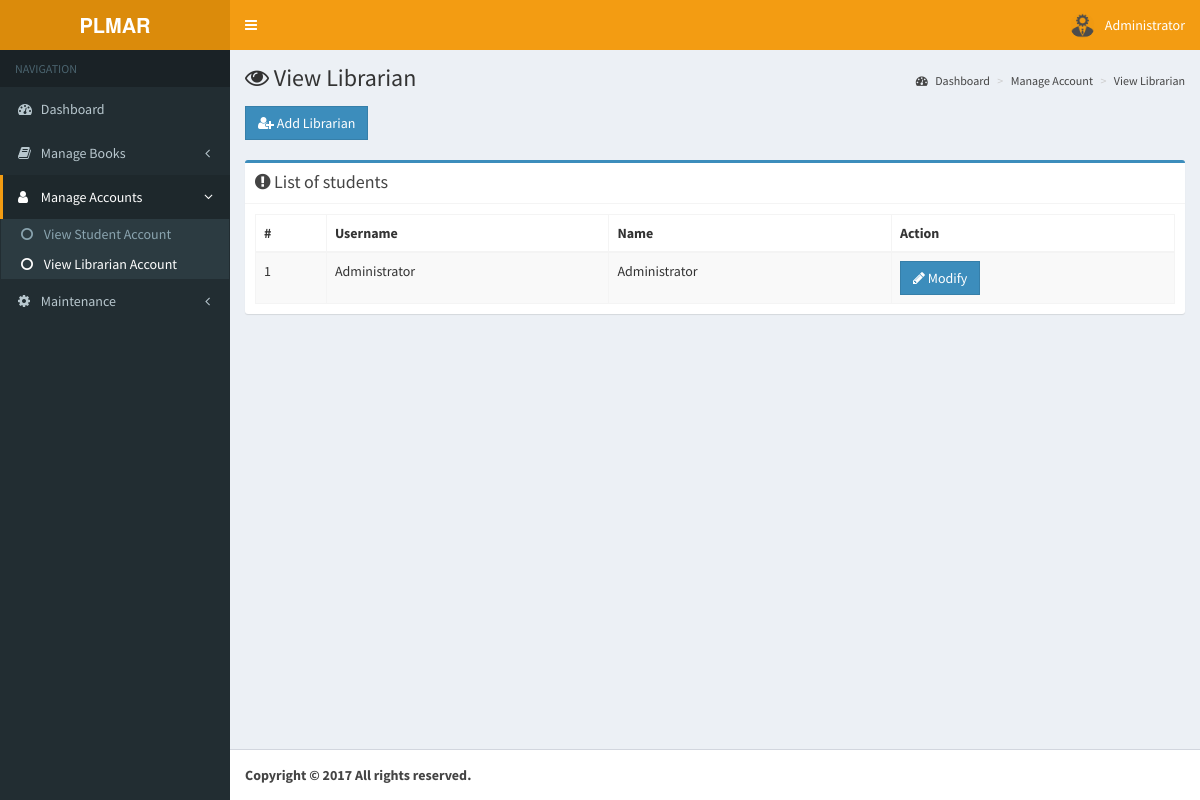
Screenshot of /pages/admin/view-librarian-account.php (signed in) with the database file from the repository.
### tables this page shows
CREATE TABLE `pl_account_tbl` (
  `id` int(11) NOT NULL,
  `image` varchar(255) NOT NULL,
  `student_id` varchar(255) NOT NULL,
  `name` varchar(255) NOT NULL,
  `email` varchar(255) NOT NULL,
  `gender` varchar(255) NOT NULL,
  `branch` varchar(255) NOT NULL,
  `year` varchar(255) NOT NULL,
  `section` varchar(255) NOT NULL,
  `username` varchar(255) NOT NULL,
  `password` varchar(255) NOT NULL,
  `role` varchar(255) NOT NULL,
  `date` timestamp NOT NULL DEFAULT CURRENT_TIMESTAMP ON UPDATE CURRENT_TIMESTAMP
);

### pages/admin/view-librarian-account.php (the view, shortened to what this page needs)
<?php
include '../../functions/functions.php';
$query = $db->query("SELECT * FROM pl_account_tbl WHERE id = ".$_SESSION['admin']);
$row = $query->fetch_object();
$name = $row->name;
$image = $row->image;
?>
<!DOCTYPE html>
<html>
<head>
  <link rel="stylesheet" href="../../bootstrap/css/bootstrap.min.css">
  <link rel="stylesheet" href="https://cdnjs.cloudflare.com/ajax/libs/font-awesome/4.5.0/css/font-awesome.min.css">
  <link rel="stylesheet" href="https://cdnjs.cloudflare.com/ajax/libs/ionicons/2.0.1/css/ionicons.min.css">
  <link rel="stylesheet" href="../../dist/css/AdminLTE.min.css">
  <link rel="stylesheet" href="../../plugins/select2/select2.min.css">
  <link rel="stylesheet" href="../../dist/css/skins/skin-yellow.min.css">
  <link rel="stylesheet" type="text/css" href="../../dist/sweetalert/dist/sweetalert.css">
  <link rel="stylesheet" type="text/css" href="../../dist/sweetalert/themes/twitter/twitter.css">
  <link href="../../plugins/datatables.net-bs/css/dataTables.bootstrap.min.css" rel="stylesheet">
  <link href="../../plugins/datatables.net-buttons-bs/css/buttons.bootstrap.min.css" rel="stylesheet">
  <link href="../../plugins/datatables.net-fixedheader-bs/css/fixedHeader.bootstrap.min.css" rel="stylesheet">
  <link href="../../plugins/datatables.net-responsive-bs/css/responsive.bootstrap.min.css" rel="stylesheet">
  <link href="../../plugins/datatables.net-scroller-bs/css/scroller.bootstrap.min.css" rel="stylesheet">
</head>
<body class="hold-transition skin-yellow sidebar-mini">
<div class="wrapper">
  <header class="main-header">
    <a class="logo">
      <span class="logo-lg"><b>PLMAR</b></span>
    </a>
    <nav class="navbar navbar-static-top" role="navigation">
      <a href="#" class="sidebar-toggle" data-toggle="offcanvas" role="button">
      </a>
      <div class="navbar-custom-menu">
        <ul class="nav navbar-nav">
          <li class="dropdown user user-menu">
            <a href="#" class="dropdown-toggle" data-toggle="dropdown">
              <img src="../../<?php echo $image?>" class="user-image" alt="User Image">
              <span class="hidden-xs"><?php echo$name?></span>
            </a>
          </li>
        </ul>
      </div>
    </nav>
  </header>
  <aside class="main-sidebar">
    <section class="sidebar">
      <ul class="sidebar-menu">
        <li class="header">NAVIGATION</li>
        <li ><a href="dashboard.php"><i class="fa fa-dashboard"></i> <span>Dashboard</span></a></li>
        <li class="treeview">
          <a href="#">
            <i class="fa fa-book"></i> <span> Manage Books</span>
            <span class="pull-right-container">
              <i class="fa fa-angle-left pull-right"></i>
            </span>
          </a>
        </li>
        <li class="treeview active">
          <a href="#">
            <i class="fa fa-user"></i> <span> Manage Accounts</span>
            <span class="pull-right-container">
              <i class="fa fa-angle-left pull-right"></i>
            </span>
          </a>
          <ul class="treeview-menu">
            <li><a href="view-students-account.php"><i class="fa fa-circle-o"></i> View Student Account</a></li>
            <li class="active"><a href="view-librarian-account.php"><i class="fa fa-circle-o"></i> View Librarian Account</a></li>
          </ul>
        </li>
        <li class="treeview">
          <a href="#">
            <i class="fa fa-gear"></i> <span> Maintenance</span>
            <span class="pull-right-container">
              <i class="fa fa-angle-left pull-right"></i>
            </span>
          </a>
        </li>
      </ul>
    </section>
  </aside>
  <div class="content-wrapper">
    <section class="content-header">
      <h1><i class="fa fa-eye"></i> View Librarian</h1>
      <ol class="breadcrumb">
        <li><a href="#"><i class="fa fa-dashboard"></i> Dashboard</a></li>
        <li><a href="#">Manage Account</a></li>
        <li class="active"><a href="#">View Librarian</a></li>
      </ol>
    </section>
    <section class="content">
    <div class="row">
      <div class="col-md-12 col-xs-12">
        <a href="add-librarian.php" class="btn btn-primary flat"><i class="fa fa-user-plus"></i> Add Librarian</a>
      </div>
    </div>
    <br>
    <div class="row">
        <div class="col-md-12 col-xs-12">
          <div class="box box-primary">
            <div class="box-header with-border">
              <h3 class="box-title"><i class="fa fa-exclamation-circle"></i> List of students</h3>
            </div>
              <div class="box-body">
                <table id="datatable-responsive" class="table table-striped table-bordered dt-responsive nowrap" cellspacing="0" width="100%">
                      <thead>
                        <tr>
                          <th>#</th>
                          <th>Username</th>
                          <th>Name</th>
                          <th>Action</th>
                        </tr>
                      </thead>
                      <tbody>
                         <?php
                            global $db;
                            $sql = "SELECT * FROM pl_account_tbl WHERE role = 0";
                            $i = 1;
                            $query = $db->query($sql);
                            $check = $query->num_rows;
                            if($check < 1) {
                              echo '<td colspan=4><div class="alert alert-danger flat">No record found.</div></td>';
                            } else {
                            while ($row = $query->fetch_object()) {
                              echo
                              '
                              <tr>
                              <td>'.$i++.'</td>
                              <td>'.$row->student_id.'</td>
                              <td>'.$row->name.'</td>
                              <td>
                              <a href="modify-librarian.php?username='.$row->student_id.'"
                              class="btn btn-primary flat"><i class="fa fa-pencil"></i> Modify </a></td>
                              </tr>
                              ';
                            }
                          }
                         ?>
                      </tbody>
                    </table>
              </div>
          </div>
          </div>
    </div>
    </section>
  </div>
  <footer class="main-footer">
    <strong>Copyright &copy; <?php echo date('Y')?> All rights reserved.
  </footer>
</div>
</body>
</html>

### rows the page displays
pl_account_tbl: image (picture), name "Administrator", student "Administrator"
